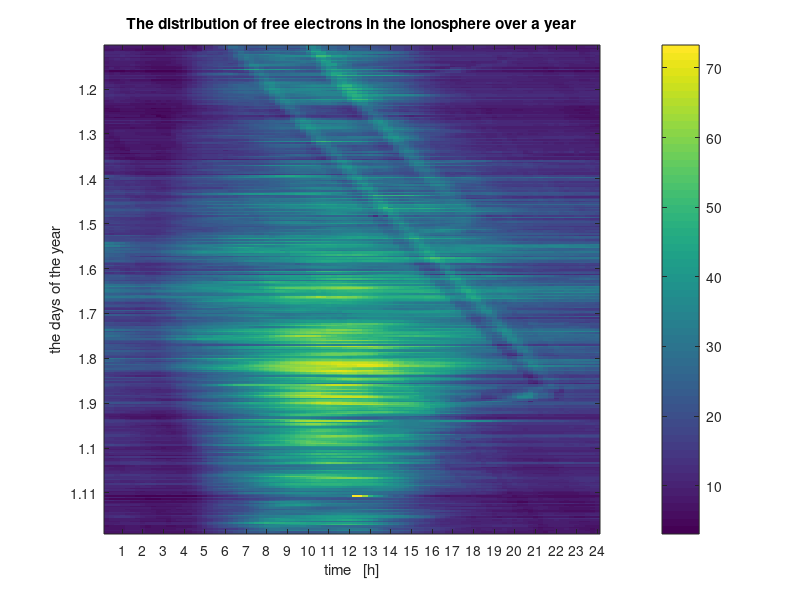
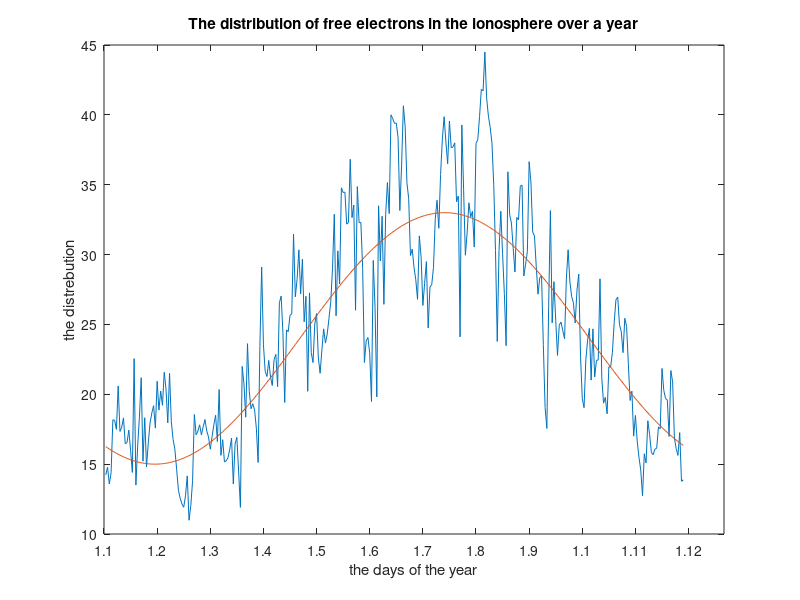
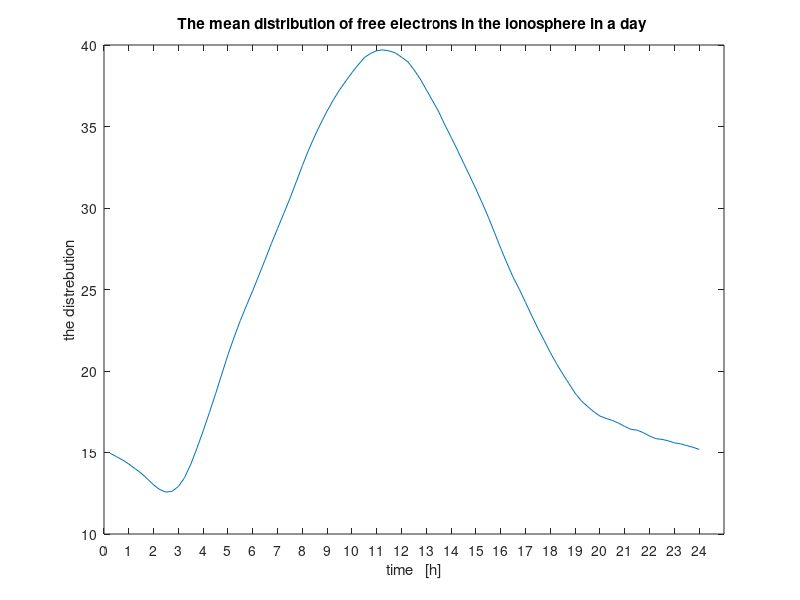

Write the MATLAB code that produced these figures, in order.
clear all, clc , close all
figure1=figure;
load VTEC_hrmn_01_01_23_11_2015.mat;
y=flip(rot90(VTEC_hrmn_dynamic,2),2);
imagesc(y);
colorbar 

set(gca,'XTick', 0:4:96 );
set(gca,'XTickLabel',0:1:24 );

set(gca,'YTick', 0:30:365 );
set(gca,'YTickLabel',[1.1 1.2 1.3 1.4 1.5 1.6 1.7 1.8 1.9 1.10 1.11 1.12]);

title 'The distribution of free electrons in the ionosphere over a year'
xlabel 'time   [h]'
ylabel ' the days of the year '

saveas(figure1,'threeD.jpg')


%%
figure1=figure;
x=mean(y');
plot((x),'-')
hold on
d=1:1:327;
z=24+9.*sin((2.*pi.*d)./327+400);
plot((z))

set(gca,'XTick', 0:30:365 );
set(gca,'XTickLabel',[1.1 1.2 1.3 1.4 1.5 1.6 1.7 1.8 1.9 1.10 1.11 1.12]);
title 'The distribution of free electrons in the ionosphere over a year'
xlabel ' the days of the year '
ylabel ' the distrebution '
saveas(figure1,'sin_wave.jpg')



%%
figure1=figure;
l=mean(y);
plot(l)

set(gca,'XTick', 0:4:96 );
set(gca,'XTickLabel',0:1:24 );

title 'The mean distribution of free electrons in the ionosphere in a day '
xlabel 'time   [h]'
ylabel ' the distrebution '

saveas(figure1,'mean_day.jpg')
